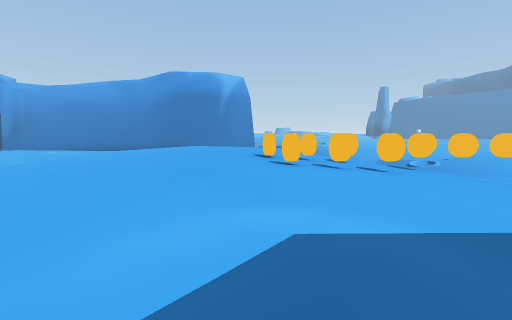
View 1 (above)

22 first-person views from a walk through a Unity game level. The camera is 1.3 m above the floor, tilts 6° down and sees 90° across. The floor is counted in squares, 2.4 m on a side. Each view is taken from the middle of a square. On the plan, view 1 faces up. The plan holds only what a view shows up to about 9 squares ahead; the rest is blank. The place goes on beyond the plan. The player is left out. Some animated figures are not drawn. Some surface patterns are stand-ins.

View 2
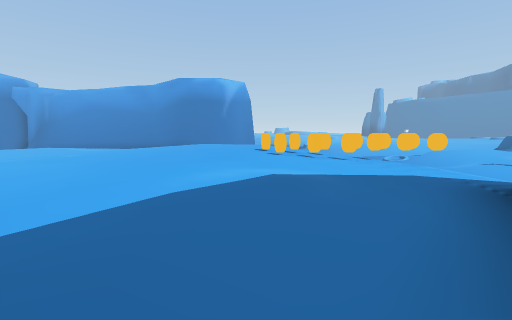

View 3
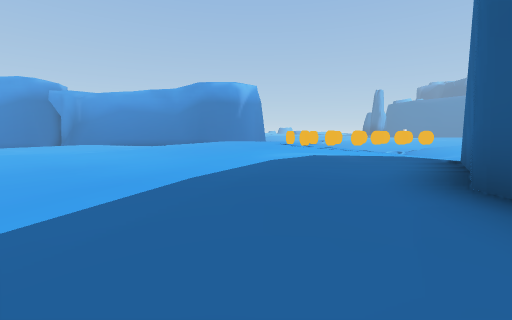

View 4
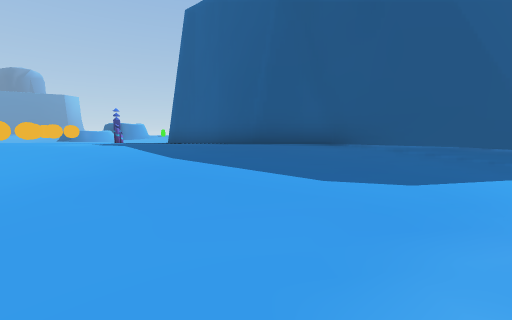

View 5
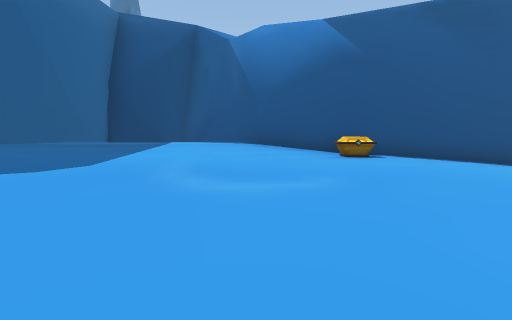

View 6
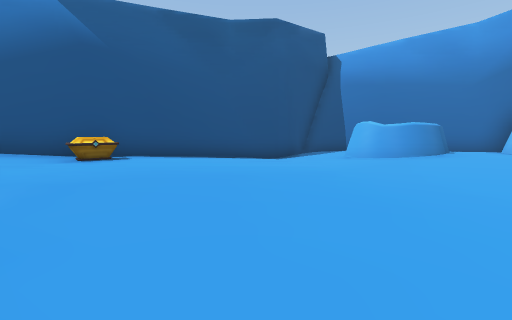

View 7
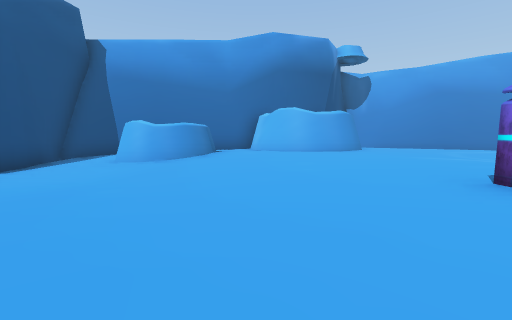

View 8
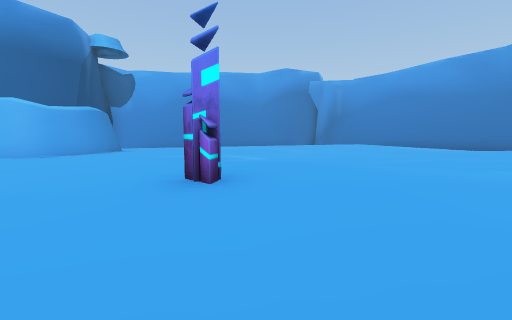

View 9
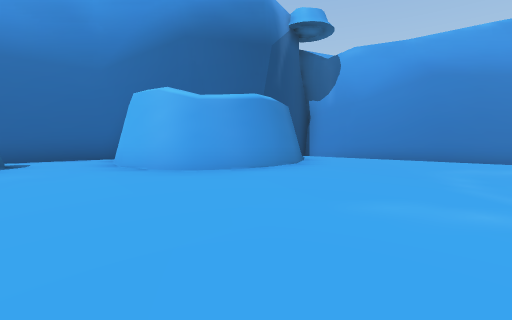

View 10
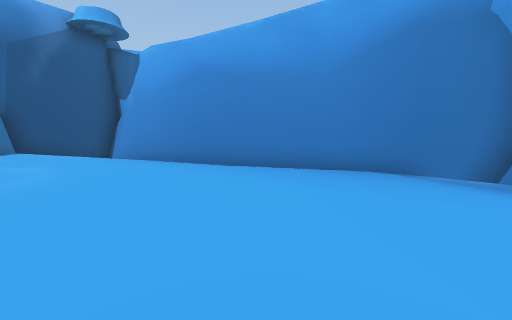

View 11
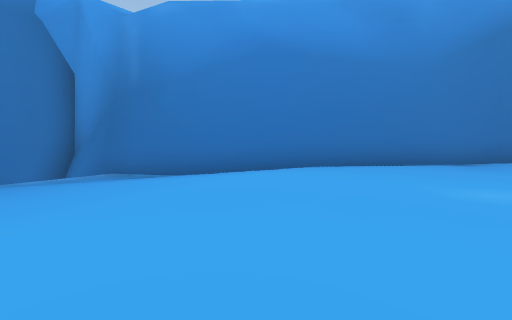

View 12
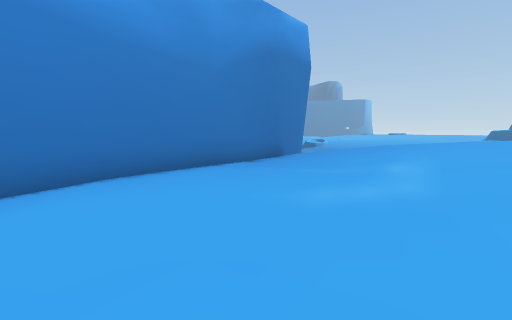

View 13
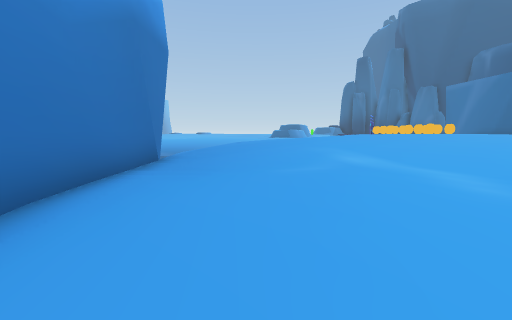

View 14
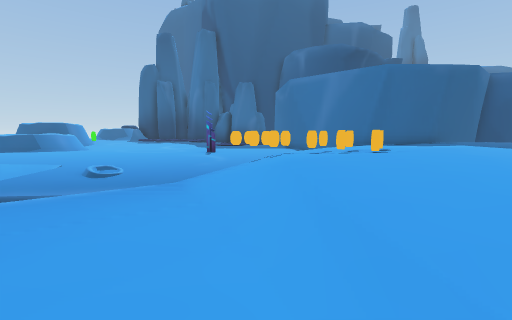

View 15
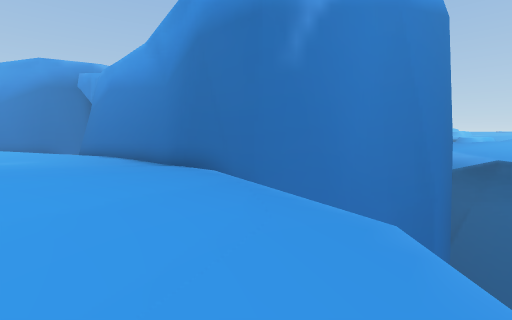

View 16
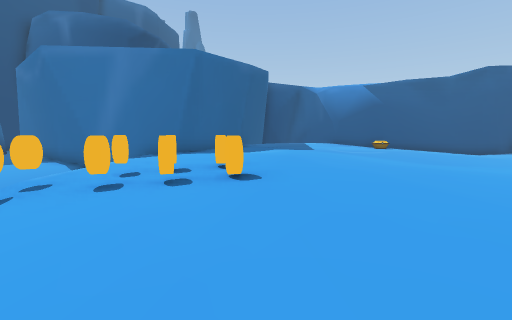

View 17
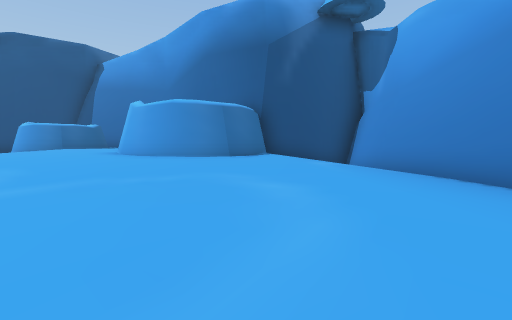

View 18
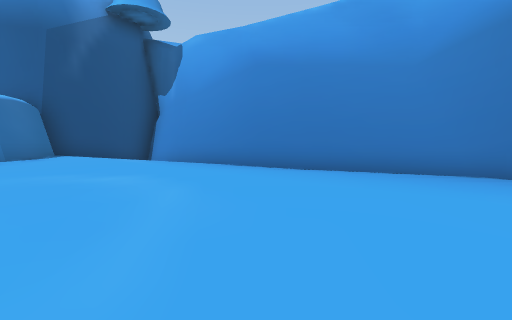

View 19
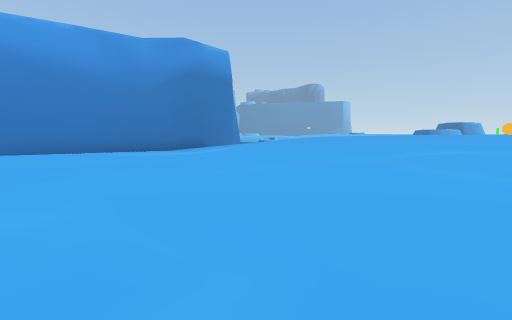

View 20
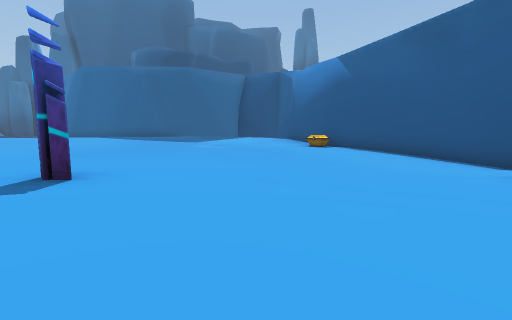

View 21
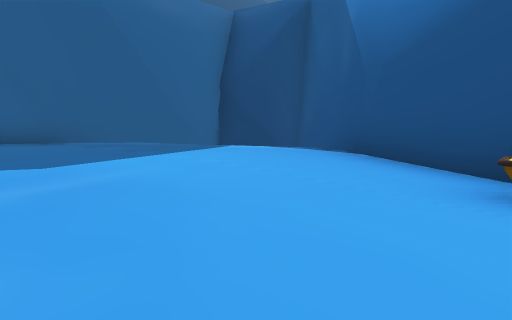

View 22
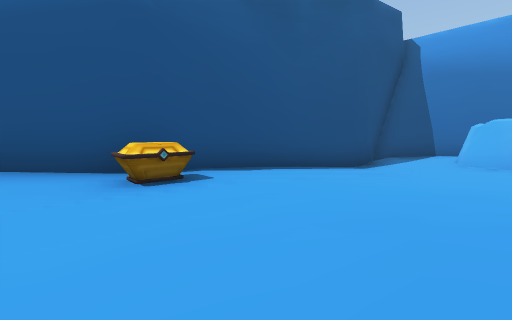

### Floor plan
Key: @ floor where view 1 was taken; # wall or solid block; . main floor; : floor 0.25 m higher than the main floor; - floor 0.25 m lower than the main floor; + floor 0.5 m higher than the main floor; _ floor 0.5 m lower than the main floor; * floor 0.75 m higher than the main floor; < floor 0.75 m lower than the main floor; % floor 1 m higher than the main floor; ( floor 1 m lower than the main floor; / step, stairs or slope; v drop or lower ground; O other object.
Columns run from 21 left of view 1 to 7 right of it. Each row starts with its distance up from view 1.
 19                    ###
 18                  ###v
 17    ###    ########v
 16    #v######_____--/vv
 15    #v(<<__------...::/v
 14   ##<<__-....--.::++++:
 13   #(<__-.::....:+++++++
 12   #(__-.:::...:++***++:.   vv
 11   #<_-..::....:++*%%+:..  vvv
 10  ##<_-.::....::++*%%%//-_ vvv
  9  #<__.:......::++**%%%///vvvv
  8  #<_-........::++**%%%%+.vvvv
  7  #_-.........:+++**%%%%*:vvvv
  6   _-........::+++**%%OOOOO vv
  5   _.......:::++++**%%%OOOOOvv
  4 ##_##....::+++++++**%%%*+/vv
  3  ## ##.:::::#++:+++*%%%*+vvv
  2      #.::.:::::::++*%%%%*v vv
  1     ##.:....:::::++*%%%%*##vv
  0    ##..:.....::::++*%@%*#####
 -1    #..:...--.::::++*%%%##
 -2    #.###.---.::::++**%##
 -3    #####-__-..::::++*%#
 -4     ####___-..:::+++*%#
 -5      #_____-.:::++**%##
 -6      ###<__-.:O++**  #
 -7       ##########*vv  #
 -8                ###v v#
 -9                  #####

Positions as (right, up) in squares from view 1, and headings:
1: (0, 0), facing up
2: (0, -2), facing up
3: (-1, -4), facing up
4: (-5, -2), facing right
5: (-5, 0), facing down
6: (-6, 0), facing down-left
7: (-7, 0), facing left
8: (-7, 1), facing up-left
9: (-11, 3), facing left
10: (-11, 11), facing left
11: (-12, 10), facing up
12: (-12, 11), facing up-right
13: (-12, 14), facing right
14: (-2, 12), facing down-right
15: (1, 13), facing up-left
16: (0, 9), facing down
17: (-13, 9), facing down-left
18: (-12, 9), facing left
19: (-12, 6), facing up-right
20: (-13, 3), facing down-right
21: (-7, -3), facing down-right
22: (-6, -3), facing down-left
